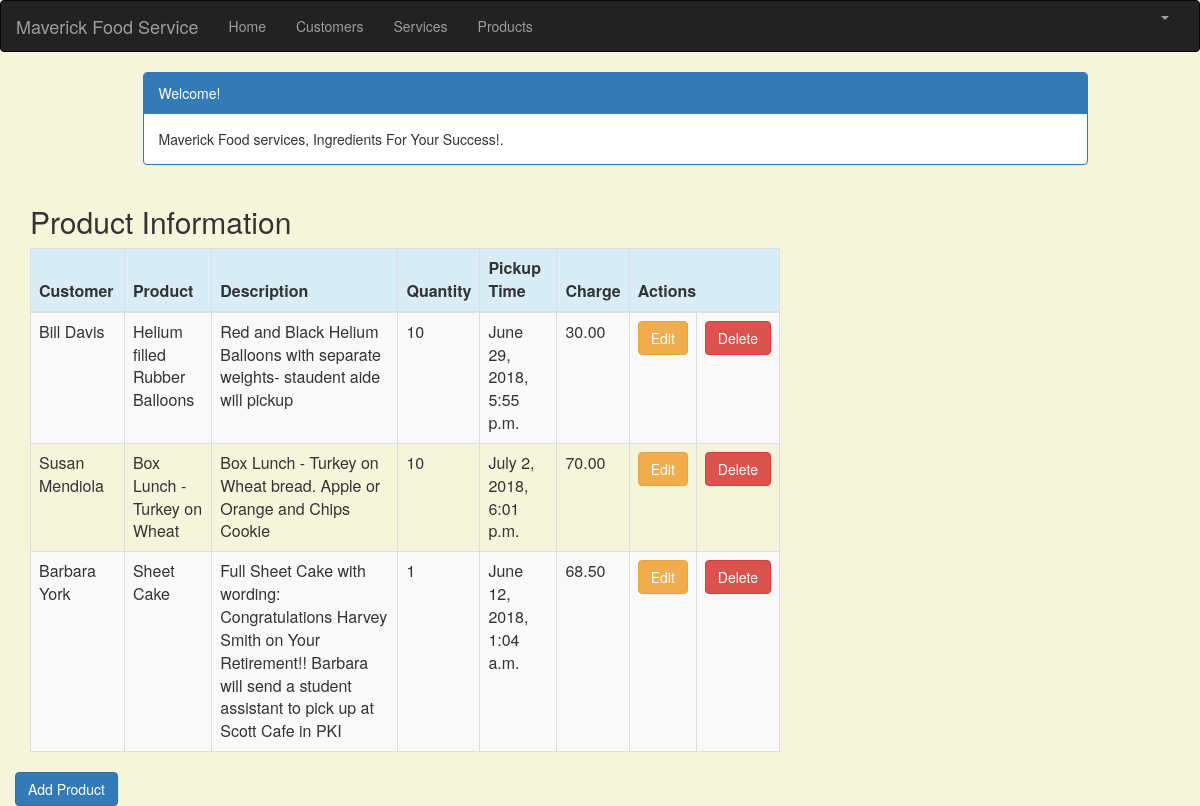
The page /product_list (signed in) on the database its author committed.
### crm/models.py (models this page shows, shortened)
class Product(models.Model):
    cust_name = models.ForeignKey(Customer, on_delete=models.CASCADE, related_name='products')
    product = models.CharField(max_length=100)
    p_description = models.TextField()
    quantity = models.IntegerField()
    pickup_time = models.DateTimeField(
        default=timezone.now)
    charge = models.DecimalField(max_digits=10, decimal_places=2)
    created_date = models.DateTimeField(
        default=timezone.now)
    updated_date = models.DateTimeField(auto_now_add=True)

class Customer(models.Model):
    cust_name = models.CharField(max_length=50)
    organization = models.CharField(max_length=100, blank=True)
    role = models.CharField(max_length=100)
    email = models.EmailField(max_length=100)
    bldgroom = models.CharField(max_length=100)
    address = models.CharField(max_length=200)
    account_number = models.IntegerField(blank=False, null=False)
    city = models.CharField(max_length=50)
    state = models.CharField(max_length=50)
    zipcode = models.CharField(max_length=10)
    phone_number = models.CharField(max_length=50)
    created_date = models.DateTimeField(
        default=timezone.now)
    updated_date = models.DateTimeField(auto_now_add=True)
    def __str__(self):
        return str(self.cust_name)

### crm/views.py (the view)
# urls.py: path('product_list', views.product_list, name='product_list'),
@login_required
def product_list(request):
   products = Product.objects.filter(created_date__lte=timezone.now())
   return render(request, 'crm/product_list.html', {'products': products})

### crm/templates/crm/product_list.html (shortened to what this page needs)
{% extends 'crm/base.html' %}
{% block content %}
    <html>
    <head>
        <link rel="stylesheet" href="https://maxcdn.bootstrapcdn.com/bootstrap/3.3.4/css/bootstrap.min.css">
    </head>
    <body>
    <div class="container">
        <div class="row">
            <div class="col-md-10 col-md-offset-1">
                <div class="panel panel-primary">
                    <div class="panel-heading">Welcome!</div>
                    <div class="panel-body">
                        Maverick Food services, Ingredients For Your Success!.
                    </div>
                </div>
            </div>
        </div>
    </div>
    <div class="row">
        <h2 style="padding-left: 15Px">Product Information</h2>
    </div>
    <div>
        <table class="table table-striped table-bordered table-hover">
            <thead>
            <tr class="bg-info">
                <th>Customer</th>
                <th>Product</th>
                <th>Description</th>
                <th>Quantity</th>
                <th>Pickup Time</th>
                <th>Charge</th>
                <th colspan="3">Actions</th>
            </tr>
            </thead>
            <tbody>
            {% for product in products %}
                <tr>
                    <td>{{ product.cust_name }}</td>
                    <td>{{ product.product }}</td>
                     <td>{{ product.p_description }}</td>
                    <td>{{ product.quantity }}</td>
                    <td>{{ product.pickup_time }}</td>
                    <td>{{ product.charge }}</td>
                    <td><a href="{% url 'crm:product_edit' pk=product.pk %}"
                           class="btn btn-warning">Edit</a></td>
                    <td><a href="{% url 'crm:product_delete' pk=product.pk %}"
                           onclick="return confirm('Are you sure you want to delete?')"
                           class="btn btn-danger">Delete</a>
                    </td>
                </tr>
            {% endfor %}
            </tbody>
        </table>
     <div class="row">
            <a href="{% url 'crm:product_new' %}" class="row"><span
                    class="btn btn-primary">Add Product</span></a>
        </div>
    </div>
    </body>
    </html>
{% endblock %}

### crm/templates/crm/product_list.html (style rules this page uses)
body { background-color: beige; }

### rows shown on the page
Product: cust_name "Bill Davis", product "Helium filled Rubber Balloons", p_description "Red and Black Helium Balloons with separate weights- staudent aide will pickup", quantity "10", pickup_time "June 29, 2018, 5:55 p.m.", charge "30.00"
Product: cust_name "Susan Mendiola", product "Box Lunch - Turkey on Wheat", p_description "Box Lunch - Turkey on Wheat bread. Apple or Orange and Chips Cookie", quantity "10", pickup_time "July 2, 2018, 6:01 p.m.", charge "70.00"
Product: cust_name "Barbara York", product "Sheet Cake", p_description "Full Sheet Cake with wording: Congratulations Harvey Smith on Your Retirement!! Barbara will send a student assistant to pick up at Scott Cafe in PKI", quantity "1", pickup_time "June 12, 2018, 1:04 a.m.", charge "68.50"
